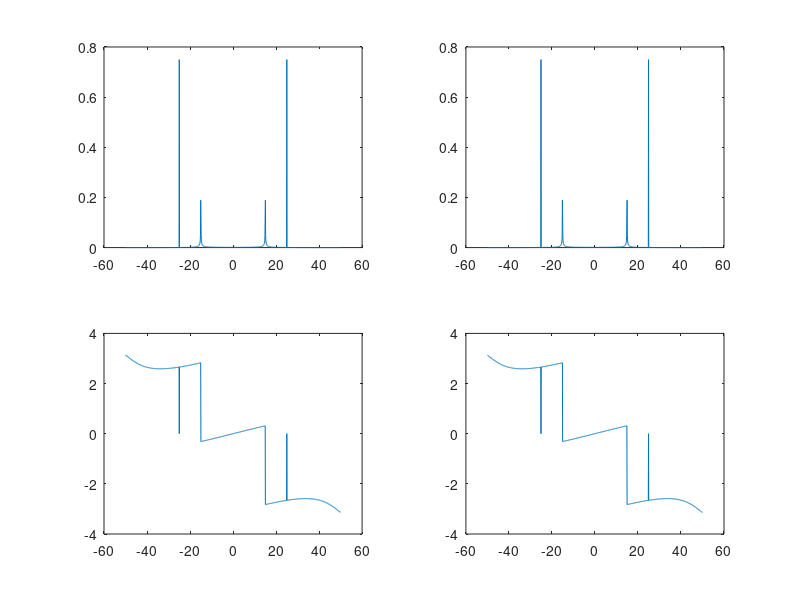
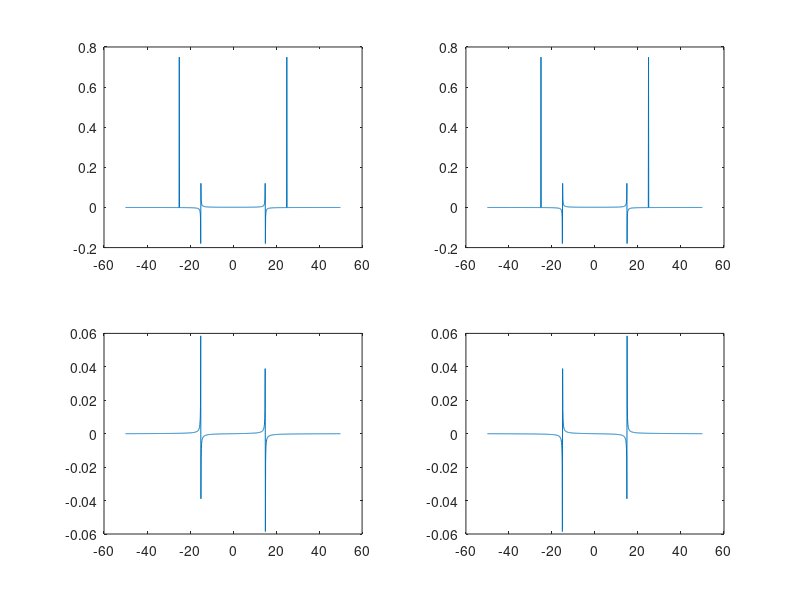
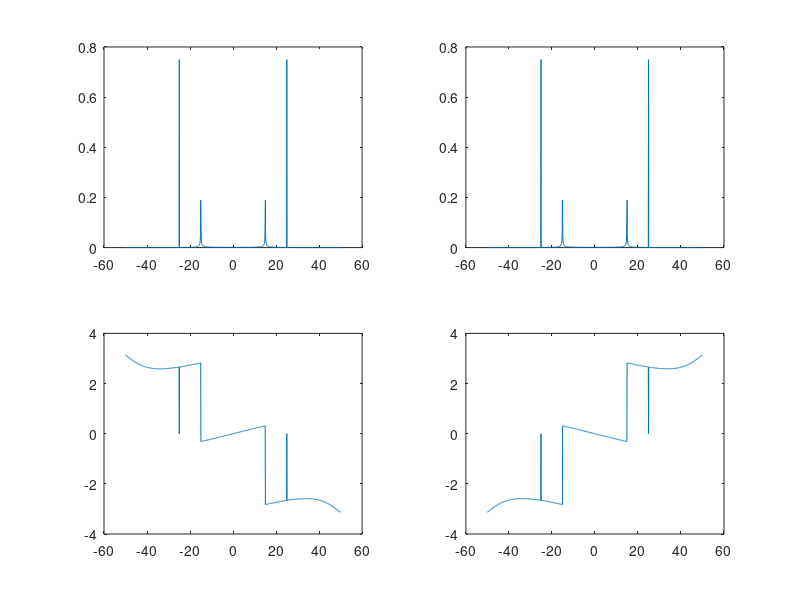

MATLAB code for these plots, in order:
fs=100;N=1024; % sampling frequency; sampling points number
n=[0:N-1];t=n/fs; %order sequence; time sequence;
x=0.5*sin(30*pi*t)+1.5*cos(50*pi*t); % a real sequence tested.
% the test sequence could be modified here.
X=fft(x,N)/N;% fast frourier transform
X=fftshift(X); 
Y=fliplr(X); %X(e^-jw)
Y_conj=conj(Y);
f=[-N/2:N/2-1]*fs/N; % frequency sequence;
figure(1);
subplot(2,2,1);plot(f,abs(X));
subplot(2,2,2);plot(f,abs(Y_conj));
subplot(2,2,3);plot(f,angle(X));
subplot(2,2,4);plot(f,angle(Y_conj));
figure(2);
subplot(2,2,1);plot(f,real(X));
subplot(2,2,2);plot(f,real(Y));
subplot(2,2,3);plot(f,imag(X));
subplot(2,2,4);plot(f,imag(Y));
figure(3);
subplot(2,2,1);plot(f,abs(X));
subplot(2,2,2);plot(f,abs(Y));
subplot(2,2,3);plot(f,angle(X));
subplot(2,2,4);plot(f,angle(Y));
